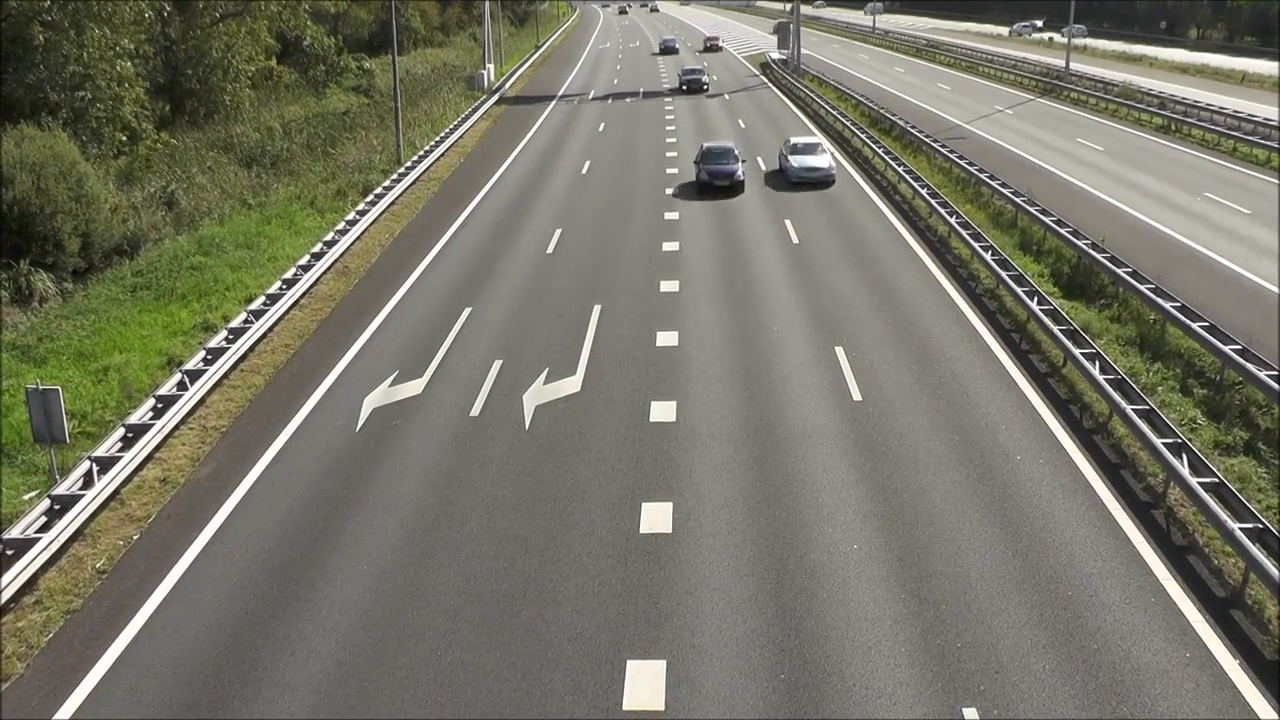
#> input picture frame 33 of NovoContador de Carro/orig.mp4, 1280 x 720 px, given in place of trafe.mp4, which was not available
$ python Contador.py
#> lines starting #> are read from the running program, lines starting #| are printed output that depends on the picture; after the words box and inside, x2 and y2 are one past the last pixel; in counts of white or black regions, pixels touching at a corner belong together; pictures that were not available may be replaced by others from this repository, and a replacement may not be noted
import cv2
import time

vidCap = cv2.VideoCapture("trafe.mp4")

ret, frame1 = vidCap.read()
#> frame1 is the input picture: shape (720, 1280, 3); mean B, G, R 104.1, 118, 118.7

# Metodo 2 BS_KNN = cv2.createBackgroundSubtractorKNN()
# Metodo 2 BS_MOG2 = cv2.createBackgroundSubtractorMOG2()

veiculos= 0

while vidCap.isOpened():
    ret, frame2 = vidCap.read()
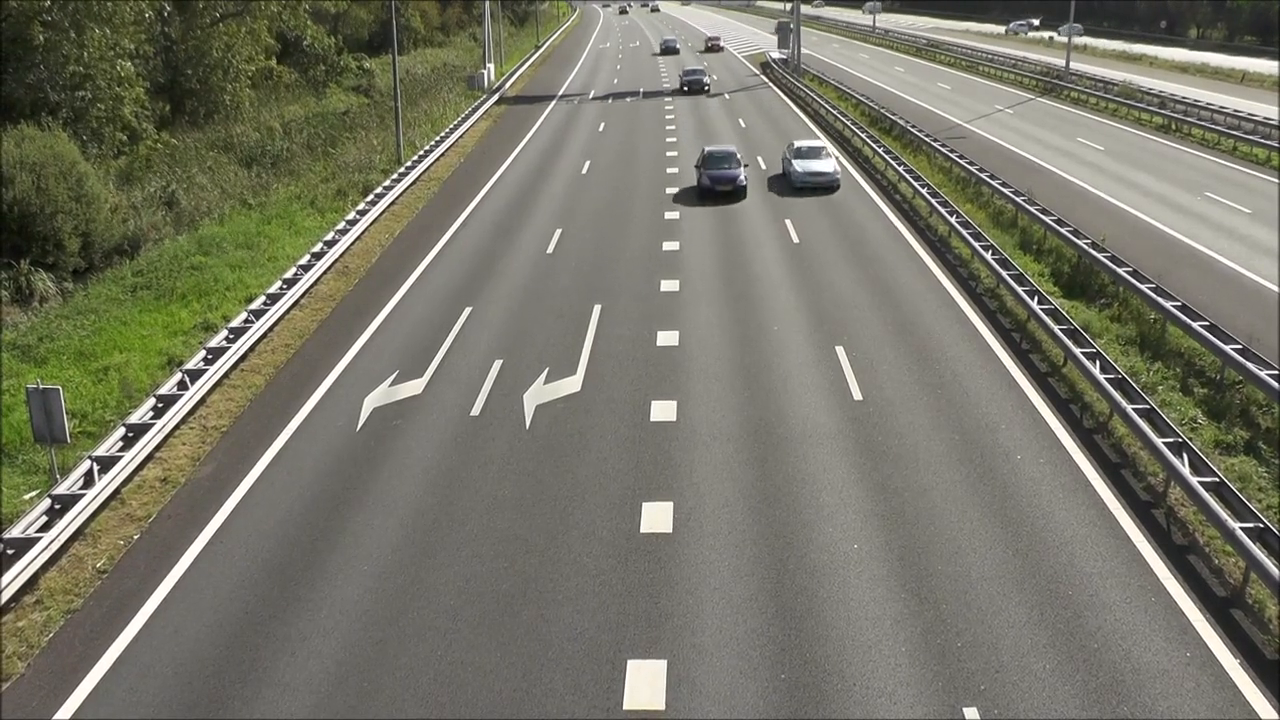
#> input picture frame 34 of NovoContador de Carro/orig.mp4, 1280 x 720 px, given in place of trafe.mp4, which was not available
#> frame2 is the input picture: shape (720, 1280, 3); mean B, G, R 104.1, 118, 118.7
    frame = frame2.copy()

    if not ret:
        break

    fgMask = cv2.absdiff(frame1,frame2)

    fgMask = cv2.cvtColor(fgMask, cv2.COLOR_BGR2GRAY)
#> fgMask: shape (720, 1280)

    _,thresh = cv2.threshold(fgMask,50,255,cv2.THRESH_BINARY)
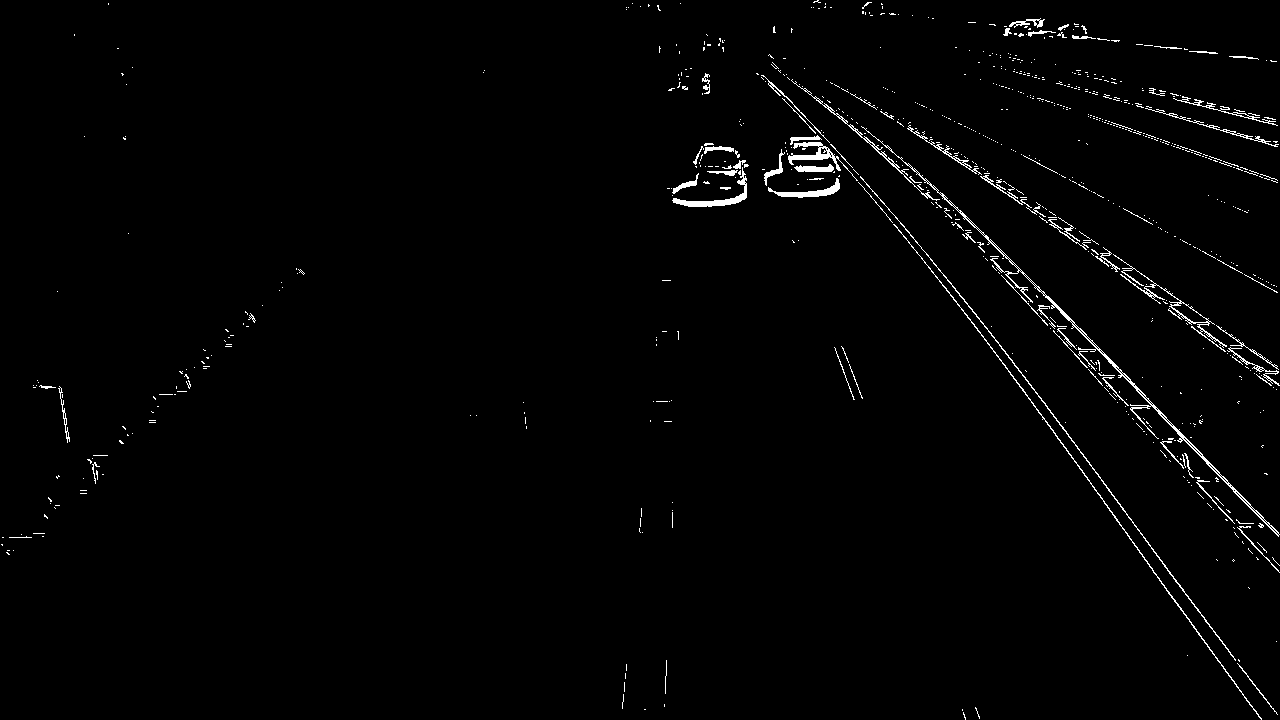
#> thresh: shape (720, 1280); 1.5% white in thin lines or dots

    frame1 = frame2

    cv2.line(frame, (220, 450),(1000, 450),(0, 0, 255), 2)
    cv2.line(frame, (220, 450), (1000, 450), (0, 255, 0), 1)
    cv2.line(frame, (220, 450), (1000, 450), (0, 255, 0), 1)


    conts, _ =cv2.findContours(thresh, cv2.RETR_LIST,cv2.CHAIN_APPROX_SIMPLE)
#> conts = 1316 contours, 1274 with area under 20; largest, box (x1, y1, x2, y2) and area: (861, 126, 1280, 537) 1319, (1113, 254, 1227, 352) 573, (672, 167, 747, 207) 427, (788, 142, 858, 181) 408, (768, 178, 840, 198) 335

    for c in conts:
        x,y,w,h = cv2.boundingRect(c)

        cv2.rectangle(frame,(x,y),(x+w,y+h),(0,255,0),2)
        xMid = int((x+(x+w))/2)
        yMid = int((y+(y+h))/2)
        cv2.circle(frame, (xMid,yMid),5,(0,0,255),5)

        if yMid > 440 and yMid <460:
            veiculos +=1
#> this loop made 1316 passes
#> (x, y, w, h, xMid, yMid) on passes 1, 4, 6, 10, 11, 13, 14, 19, 22, 26, 30, 32: (963, 712, 3, 8, 964, 716), (975, 707, 5, 12, 977, 713), (622, 694, 2, 15, 623, 701), (1237, 663, 41, 52, 1257, 689), (665, 660, 2, 34, 666, 677), (1187, 655, 1, 1, 1187, 655), (1276, 641, 1, 1, 1276, 641), (1272, 557, 8, 9, 1276, 561), (13, 550, 1, 1, 13, 550), (1257, 542, 10, 11, 1262, 547), (9, 536, 23, 2, 20, 537), (21, 534, 1, 1, 21, 534)
#> (c, x, y, w, h, xMid, yMid) on passes 2, 3, 5, 7, 8, 9: ([[962, 709], [962, 710]], 962, 709, 1, 2, 962, 710), ([[644, 709], [645, 709]], 644, 709, 2, 1, 645, 709), ([[664, 704], [664, 706]], 664, 704, 1, 3, 664, 705), ([[624, 682], [624, 691]], 624, 682, 1, 10, 624, 687), ([[625, 673], [625, 678]], 625, 673, 1, 6, 625, 676), ([[626, 664], [626, 670]], 626, 664, 1, 7, 626, 667)
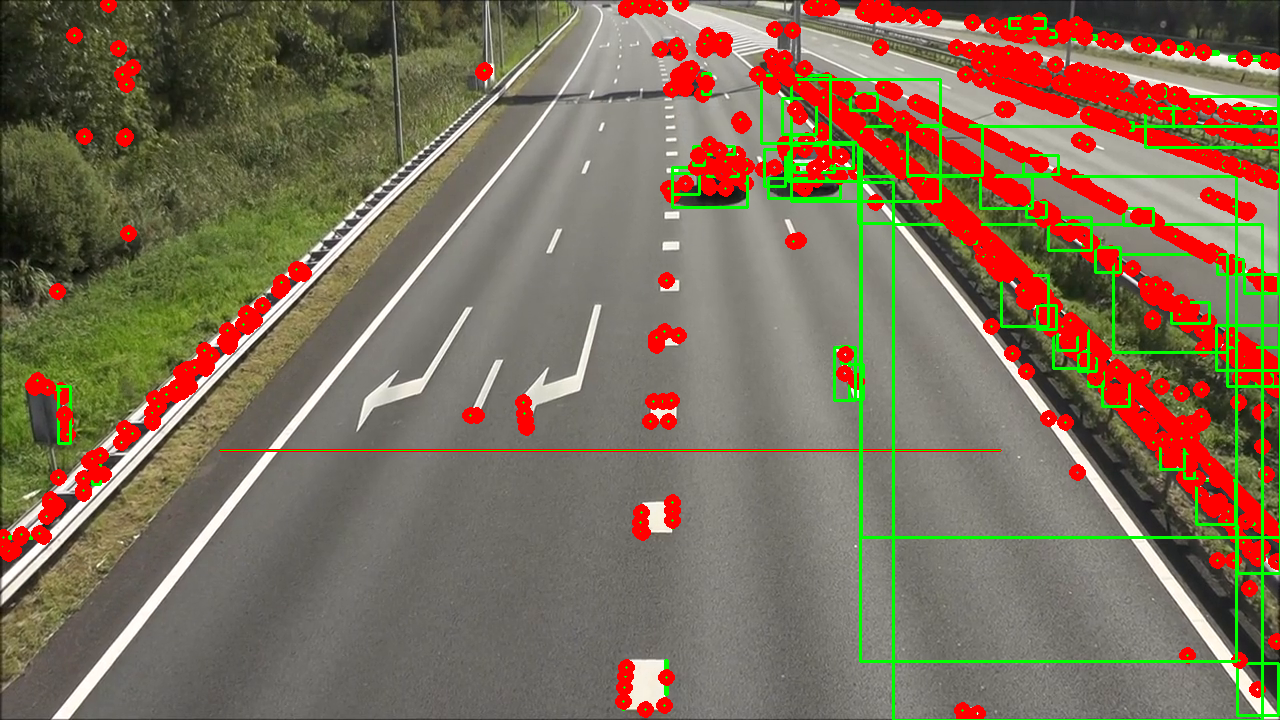
#> frame: shape (720, 1280, 3); mean B, G, R 88.4, 109.6, 127
#> after the loop, veiculos = 25

    cv2.imshow("FG mask", fgMask)
    cv2.putText(frame, "Quantidade de carros: {}".format(veiculos),(450,50),cv2.FONT_HERSHEY_PLAIN,2,(255,255,255),2)
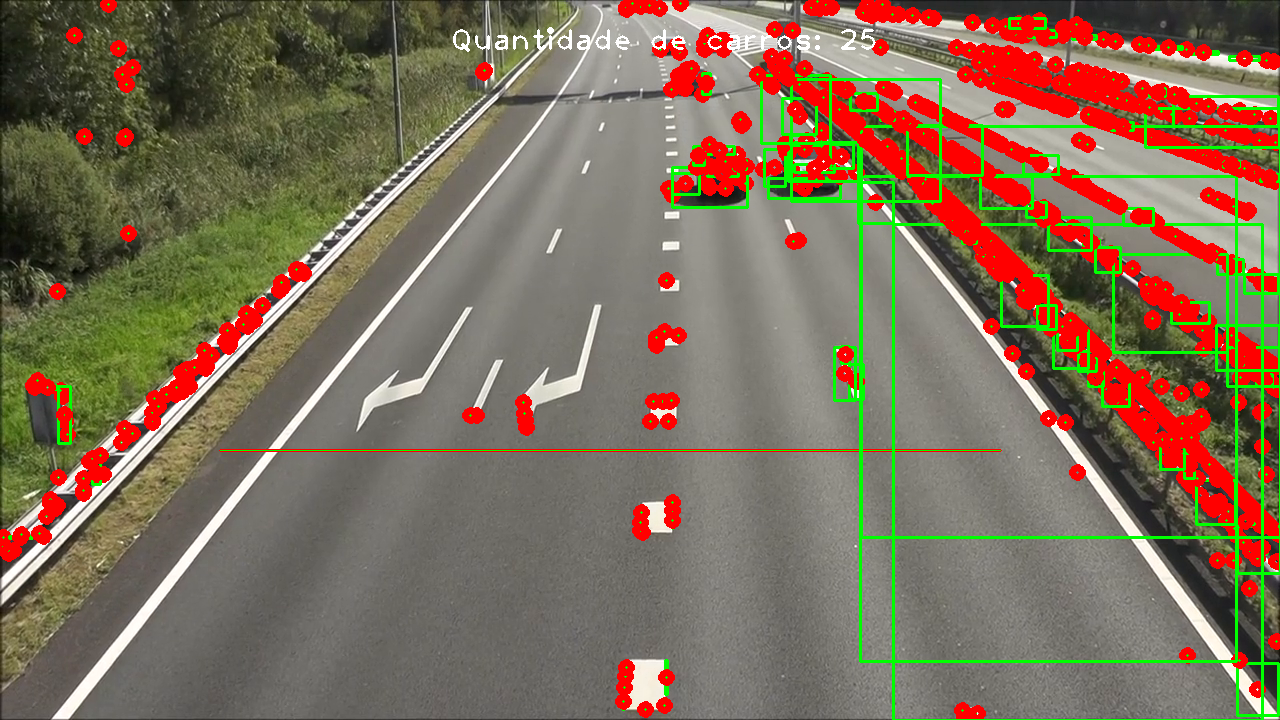
#> frame: shape (720, 1280, 3); 0.24% of pixels changed, all inside (x1, y1, x2, y2) = (453, 27, 876, 52)
    cv2.imshow("original", frame)

    if cv2.waitKey(1) & 0xFF == ord('q'):
#> (key q is pressed here)
        break

cv2.destroyAllWindows()
vidCap.release()

$ run again, starting later in the video
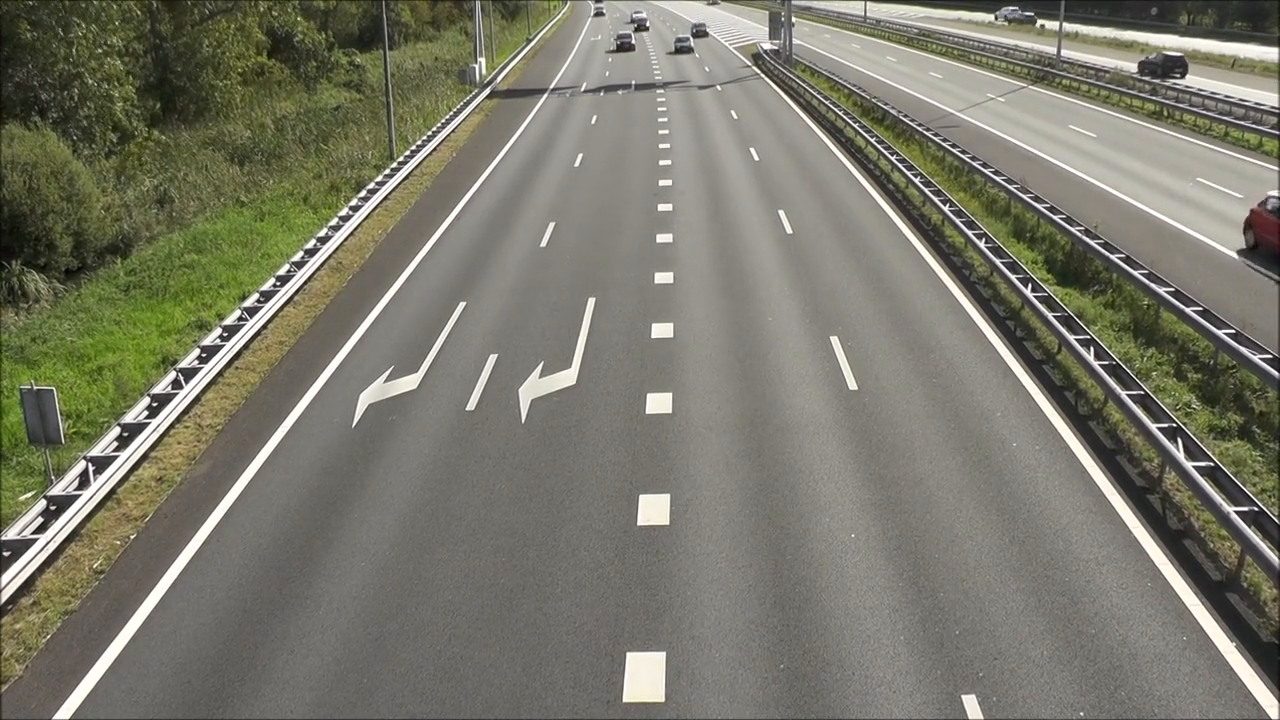
#> input picture frame 150 of NovoContador de Carro/orig.mp4, 1280 x 720 px, given in place of trafe.mp4, which was not available
#> frame1 is the input picture: shape (720, 1280, 3); mean B, G, R 106.4, 120.5, 121.3
#> `_,thresh = cv2.threshold(fgMask,50,255,cv2.THRESH_BINARY)`:
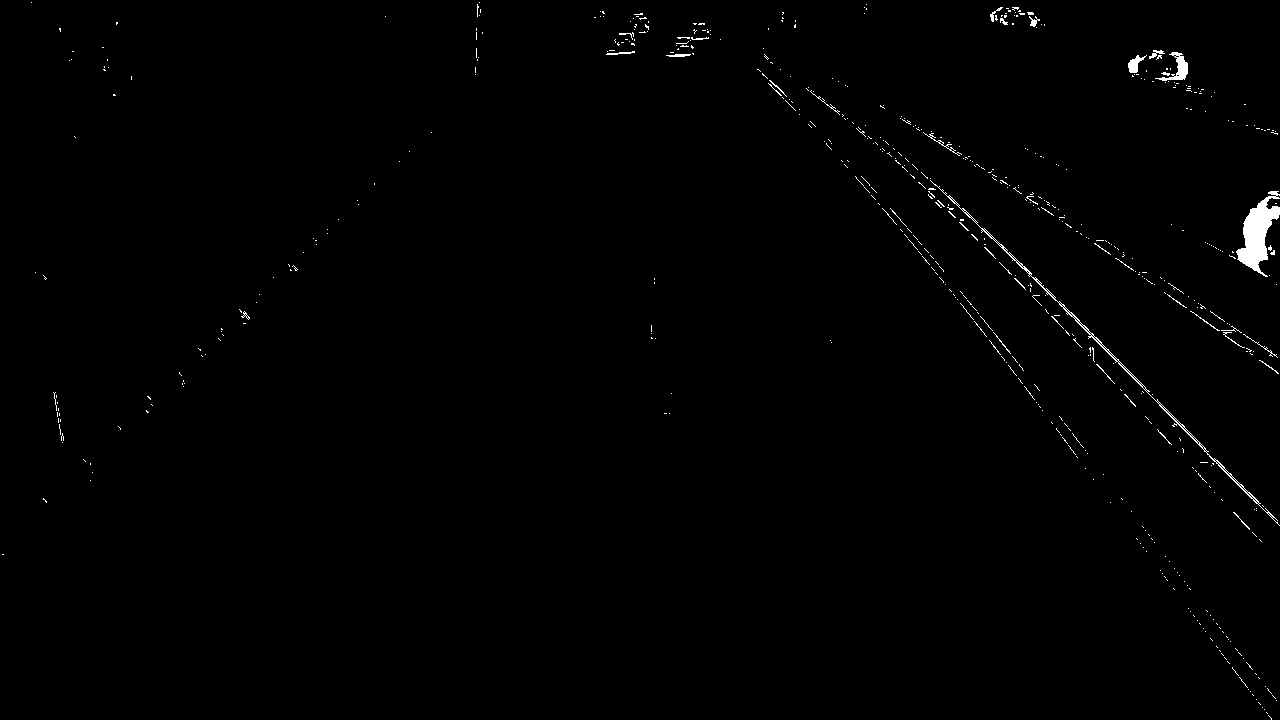
#> thresh: shape (720, 1280); 0.69% white; 603 white regions (567 under 20 px)
#> conts = 900 contours, 889 with area under 20; largest, box (x1, y1, x2, y2) and area: (1236, 191, 1280, 277) 1570, (930, 180, 1280, 526) 864, (1155, 52, 1188, 81) 270, (1128, 55, 1147, 73) 132, (1149, 50, 1165, 59) 34
#> the loop `for c in conts:` made 900 passes
#> (x, y, w, h, xMid, yMid) on passes 3, 4, 6, 7, 10, 11, 12, 13: (1264, 709, 1, 1, 1264, 709), (1262, 707, 1, 1, 1262, 707), (1276, 700, 1, 1, 1276, 700), (1256, 699, 1, 1, 1256, 699), (1250, 691, 1, 1, 1250, 691), (1248, 689, 1, 1, 1248, 689), (1267, 688, 5, 6, 1269, 691), (1265, 686, 1, 1, 1265, 686)
#> after the loop `for c in conts:`: veiculos = 18
#> `cv2.putText(frame, "Quantidade de carros: {}".format(veiculos),(450,50..`:
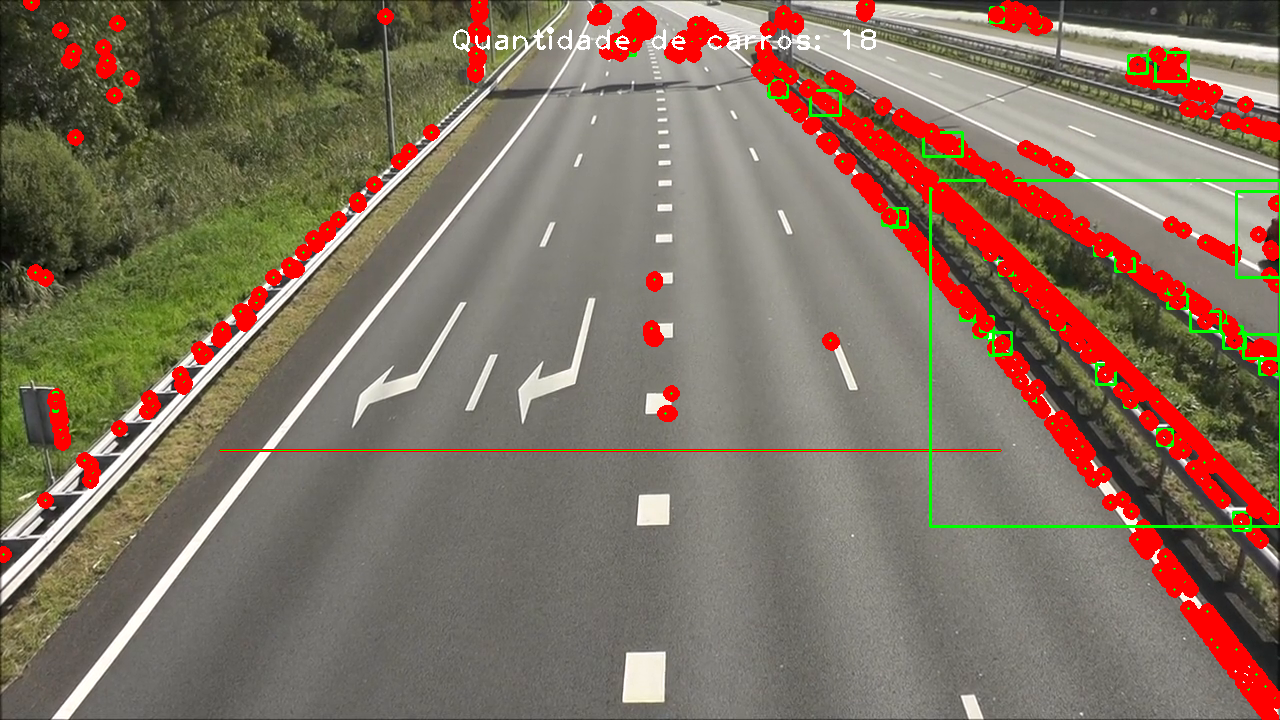
#> frame: shape (720, 1280, 3); mean B, G, R 96.3, 112.2, 129.7
